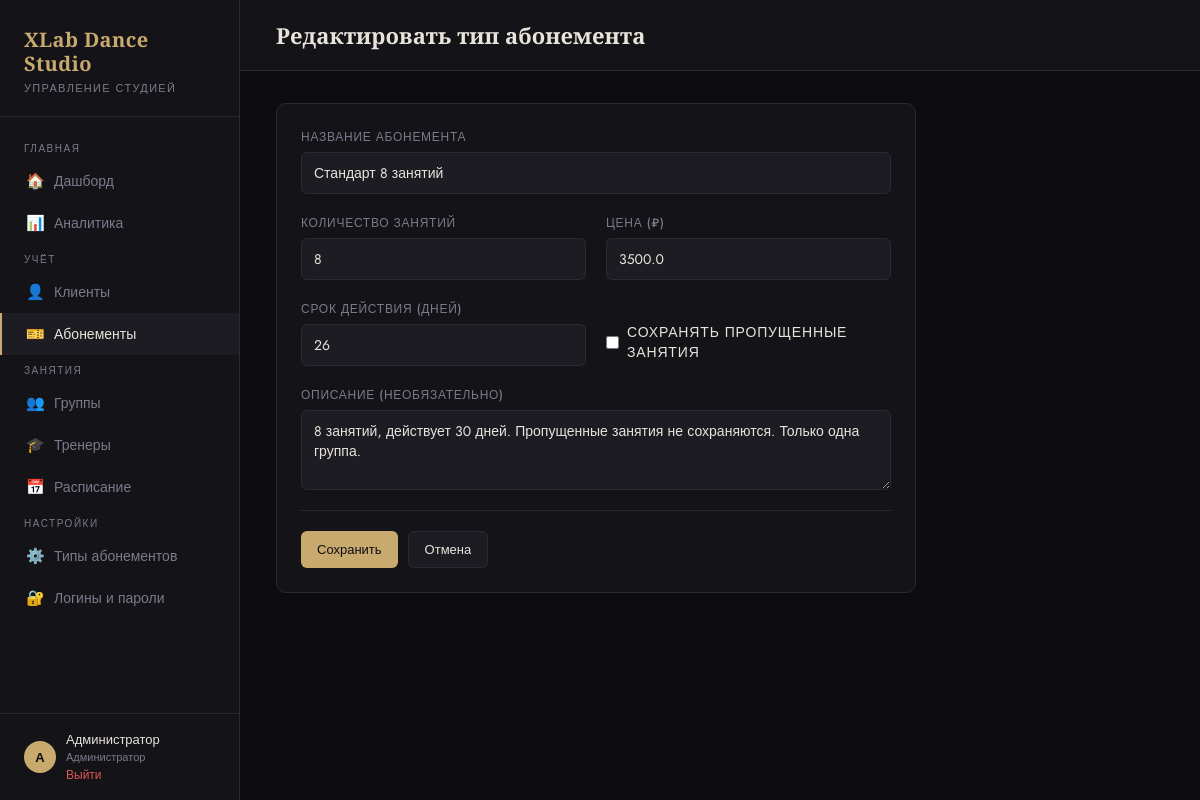
/subscription-types/edit/1 (signed in), run on the app's committed database.
### tables this page shows
CREATE TABLE users (
            id INTEGER PRIMARY KEY AUTOINCREMENT,
            role TEXT NOT NULL, -- admin | trainer
            username TEXT UNIQUE NOT NULL,
            password TEXT NOT NULL,
            name TEXT NOT NULL,
            trainer_id INTEGER UNIQUE REFERENCES trainers(id) ON DELETE CASCADE
        );

CREATE TABLE subscription_types (
            id INTEGER PRIMARY KEY AUTOINCREMENT,
            name TEXT NOT NULL,
            lessons_count INTEGER NOT NULL,
            price REAL NOT NULL,
            validity_days INTEGER NOT NULL,
            carry_over INTEGER DEFAULT 0,
            description TEXT
        );

### app.py (the view, shortened to what this page needs)
@app.route('/subscription-types/edit/<int:id>', methods=['GET', 'POST'])
@login_required
def edit_subscription_type(id):
    db = get_db()
    t = db.execute('SELECT * FROM subscription_types WHERE id=?', (id,)).fetchone()
    return render_template('subscription_type_form.html', type=t)

### app.py (called while the page is built, shortened)
def current_role():
    return session.get('role', 'admin')

def is_admin():
    return current_role() == 'admin'

def sync_session_user():
    if 'user_id' not in session:
        return
    db = get_db()
    user = db.execute('SELECT role, trainer_id, name FROM users WHERE id=?', (session['user_id'],)).fetchone()
    if not user:
        session.clear()
        return
    session['role'] = user['role']
    session['trainer_id'] = user['trainer_id']
    session['user_name'] = user['name']

@app.before_request
def setup():
    if request.endpoint is None:
        return
    if request.endpoint in ('login', 'logout', 'static'):
        return
    if 'user_id' not in session:
        return
    sync_session_user()
    if is_admin():
        return

def login_required(f):
    from functools import wraps
    @wraps(f)
    def decorated(*args, **kwargs):
        if 'user_id' not in session:
            return redirect(url_for('login'))
        return f(*args, **kwargs)
    return decorated

### database.py (called while the page is built)
def get_db():
    from app import app
    if 'db' not in g:
        g.db = sqlite3.connect(DATABASE)
        g.db.row_factory = sqlite3.Row
        g.db.execute("PRAGMA foreign_keys = ON")
    return g.db

### templates/subscription_type_form.html (shortened to what this page needs)
{% extends "base.html" %}
{% block topbar_title %}{{ 'Редактировать' if type else 'Добавить' }} тип абонемента{% endblock %}
{% block content %}
<div class="card" style="max-width: 640px">
  <form method="POST">
    <div class="form-grid">
      <div class="form-group full">
        <label>Название абонемента</label>
        <input type="text" name="name" value="{{ type.name if type else '' }}" required placeholder="Напр.: Стандарт 8 занятий">
      </div>
      <div class="form-group">
        <label>Количество занятий</label>
        <input type="number" name="lessons_count" value="{{ type.lessons_count if type else '' }}" required min="1">
      </div>
      <div class="form-group">
        <label>Цена (₽)</label>
        <input type="number" name="price" value="{{ type.price if type else '' }}" required min="0" step="50" placeholder="3200">
      </div>
      <div class="form-group">
        <label>Срок действия (дней)</label>
        <input type="number" name="validity_days" value="{{ type.validity_days if type else 28 }}" required min="1">
      </div>
      <div class="form-group" style="justify-content: flex-end; padding-bottom: 4px">
        <label class="checkbox-label">
          <input type="checkbox" name="carry_over" {{ 'checked' if type and type.carry_over }}>
          Сохранять пропущенные занятия
        </label>
      </div>
      <div class="form-group full">
        <label>Описание (необязательно)</label>
        <textarea name="description">{{ type.description if type else '' }}</textarea>
      </div>
    </div>
    <div class="divider"></div>
    <div class="form-actions">
      <button type="submit" class="btn btn-primary">{{ 'Сохранить' if type else 'Создать' }}</button>
      <a href="{{ url_for('subscription_types') }}" class="btn btn-secondary">Отмена</a>
    </div>
  </form>
</div>
{% endblock %}

### templates/base.html (shortened to what this page needs)
<!DOCTYPE html>
<html lang="ru">
<head>
</head>
<body>
<aside class="sidebar">
  <div class="sidebar-logo">
    <h1>XLab Dance<br>Studio</h1>
    <p>Управление студией</p>
  </div>
  <nav class="nav">
    <div class="nav-section">Главная</div>
    <a href="{{ url_for('dashboard') }}" class="{{ 'active' if request.endpoint == 'dashboard' }}">
      <span class="icon">🏠</span> Дашборд
    </a>
    {% if session.role == 'admin' %}
    <a href="{{ url_for('analytics') }}" class="{{ 'active' if request.endpoint == 'analytics' }}">
      <span class="icon">📊</span> Аналитика
    </a>
    {% endif %}
    {% if session.role == 'admin' %}
    <div class="nav-section">Учёт</div>
    <a href="{{ url_for('clients') }}" class="{{ 'active' if 'client' in request.endpoint }}">
      <span class="icon">👤</span> Клиенты
    </a>
    <a href="{{ url_for('subscriptions') }}" class="{{ 'active' if 'subscription' in request.endpoint and request.endpoint != 'subscription_types' }}">
      <span class="icon">🎫</span> Абонементы
    </a>
    {% endif %}
    <div class="nav-section">Занятия</div>
    {% if session.role == 'admin' %}
    <a href="{{ url_for('groups') }}" class="{{ 'active' if 'group' in request.endpoint }}">
      <span class="icon">👥</span> Группы
    </a>
    {% endif %}
    {% if session.role == 'admin' %}
    <a href="{{ url_for('trainers') }}" class="{{ 'active' if 'trainer' in request.endpoint }}">
      <span class="icon">🎓</span> Тренеры
    </a>
    {% endif %}
    <a href="{{ url_for('schedule') }}" class="{{ 'active' if 'schedule' in request.endpoint or 'attendance' in request.endpoint }}">
      <span class="icon">📅</span> Расписание
    </a>
    {% if session.role == 'admin' %}
    <div class="nav-section">Настройки</div>
    <a href="{{ url_for('subscription_types') }}" class="{{ 'active' if request.endpoint == 'subscription_types' }}">
      <span class="icon">⚙️</span> Типы абонементов
    </a>
    <a href="{{ url_for('accounts') }}" class="{{ 'active' if 'account' in request.endpoint }}">
      <span class="icon">🔐</span> Логины и пароли
    </a>
    {% endif %}
  </nav>
  <div class="sidebar-user">
    <div class="avatar">{{ session.user_name[0] if session.user_name }}</div>
    <div>
      <div style="color: var(--text); font-size: 13px;">{{ session.user_name }}</div>
      <div style="font-size: 11px; color: var(--muted);">{{ 'Администратор' if session.role == 'admin' else 'Тренер' }}</div>
      <a href="{{ url_for('logout') }}">Выйти</a>
    </div>
  </div>
</aside>
<div class="main">
  <div class="topbar">
    <h2>{% block topbar_title %}{% endblock %}</h2>
  </div>
  <div class="content">
    {% block content %}{% endblock %}
  </div>
</div>
</body>
</html>

### templates/base.html (style rules this page uses)
:root { --bg: #0d0d0f; --surface: #141418; --surface2: #1c1c22; --border: #2a2a35; --accent: #c8a96e; --accent2: #e8c88a; --text: #e8e4dc; --muted: #7a7a8a; --danger: #e05555; --success: #5cb87a; --warning: #e0a055; --info: #5599e0; --sidebar-w: 240px; }
* { box-sizing: border-box; margin: 0; padding: 0; }
body { background: var(--bg); color: var(--text); font-family: 'Jost', sans-serif; font-weight: 400; min-height: 100vh; display: flex; }
.sidebar { width: var(--sidebar-w); min-height: 100vh; background: var(--surface); border-right: 1px solid var(--border); display: flex; flex-direction: column; position: fixed; top: 0; left: 0; z-index: 100; }
.sidebar-logo { padding: 28px 24px 20px; border-bottom: 1px solid var(--border); }
.sidebar-logo h1 { font-family: 'Playfair Display', serif; font-size: 20px; font-weight: 700; color: var(--accent); letter-spacing: 0.02em; line-height: 1.2; }
.sidebar-logo p { font-size: 11px; color: var(--muted); letter-spacing: 0.12em; text-transform: uppercase; margin-top: 4px; }
.nav { flex: 1; padding: 16px 0; overflow-y: auto; max-height: calc(100vh - 200px); }
.nav-section { padding: 8px 24px 4px; font-size: 10px; letter-spacing: 0.15em; text-transform: uppercase; color: var(--muted); }
.nav a { display: flex; align-items: center; gap: 10px; padding: 10px 24px; color: var(--muted); text-decoration: none; font-size: 14px; font-weight: 400; transition: all 0.2s; border-left: 2px solid transparent; }
.nav a:hover, .nav a.active { color: var(--text); background: var(--surface2); border-left-color: var(--accent); }
.nav a .icon { width: 18px; text-align: center; font-size: 15px; }
.sidebar-user { padding: 16px 24px; border-top: 1px solid var(--border); font-size: 13px; color: var(--muted); display: flex; align-items: center; gap: 10px; }
.sidebar-user .avatar { width: 32px; height: 32px; border-radius: 50%; background: var(--accent); display: flex; align-items: center; justify-content: center; color: var(--bg); font-weight: 700; font-size: 13px; }
.sidebar-user a { color: var(--danger); text-decoration: none; font-size: 12px; }
.main { margin-left: var(--sidebar-w); flex: 1; min-height: 100vh; }
.topbar { padding: 20px 36px; border-bottom: 1px solid var(--border); background: var(--surface); display: flex; align-items: center; justify-content: space-between; position: sticky; top: 0; z-index: 50; }
.topbar h2 { font-family: 'Playfair Display', serif; font-size: 22px; font-weight: 600; color: var(--text); }
.content { padding: 32px 36px; }
.card { background: var(--surface); border: 1px solid var(--border); border-radius: 10px; padding: 24px; }
.btn { display: inline-flex; align-items: center; gap: 6px; padding: 8px 16px; border-radius: 6px; font-size: 13px; font-weight: 500; cursor: pointer; border: none; text-decoration: none; transition: all 0.2s; font-family: 'Jost', sans-serif; }
.btn-primary { background: var(--accent); color: var(--bg); }
.btn-secondary { background: var(--surface2); color: var(--text); border: 1px solid var(--border); }
.form-grid { display: grid; grid-template-columns: 1fr 1fr; gap: 20px; }
.form-group { display: flex; flex-direction: column; gap: 6px; }
.form-group.full { grid-column: 1 / -1; }
label { font-size: 12px; font-weight: 500; color: var(--muted); letter-spacing: 0.06em; text-transform: uppercase; }
input, select, textarea { background: var(--surface2); border: 1px solid var(--border); border-radius: 6px; color: var(--text); padding: 10px 12px; font-size: 14px; font-family: 'Jost', sans-serif; transition: border-color 0.2s; width: 100%; }
textarea { resize: vertical; min-height: 80px; }
.form-actions { display: flex; gap: 10px; margin-top: 8px; }
.checkbox-label { display: flex; align-items: center; gap: 8px; cursor: pointer; font-size: 14px; color: var(--text); }
.checkbox-label input[type=checkbox] { width: auto; }
.divider { height: 1px; background: var(--border); margin: 20px 0; }
a { color: var(--accent); text-decoration: none; }

### data on the page
users: name "А", user_name "Администратор", role "Администратор"
subscription_types: name "Стандарт 8 занятий", lessons_count "8", price "3500.0", validity_days "26", description "8 занятий, действует 30 дней. Пропущенные занятия не сохраняются. Только одна группа."

### other printed values
{{ 'Редактировать' if type else 'Добавить' }} "Редактировать"
{{ 'Сохранить' if type else 'Создать' }} "Сохранить"
